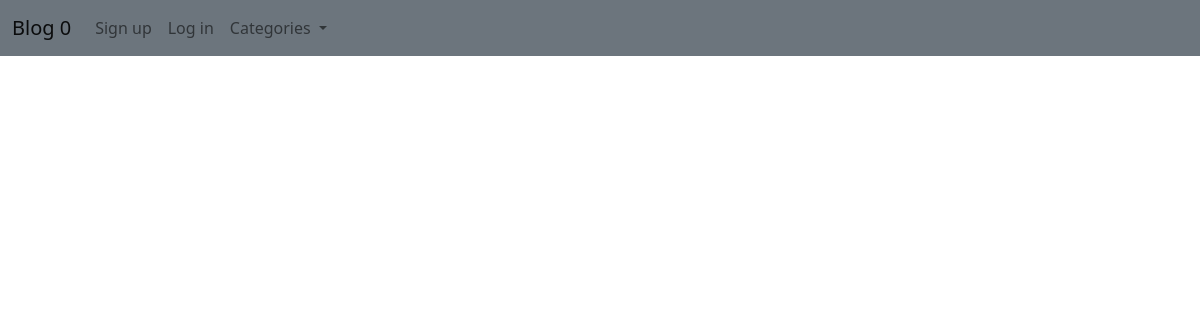
The app's page /, older data.
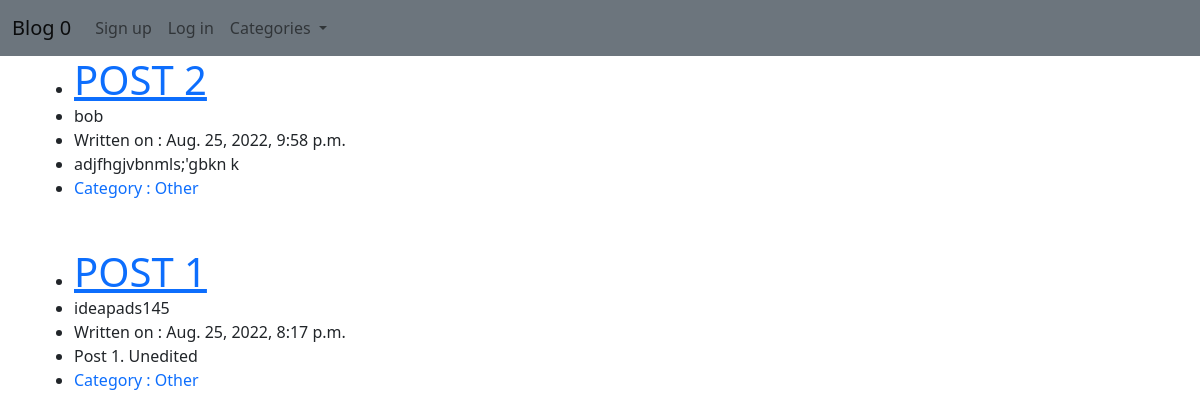
The same page, newer data.
### apps/mainblog/models.py (models this page shows, shortened)
class Post(models.Model):
    title = models.CharField(max_length=255)
    author = models.ForeignKey(User, on_delete=models.CASCADE)
    body = models.TextField()
    dateCreated = models.DateTimeField(auto_now_add=True)
    category = models.CharField(max_length=255,blank=True, null=True)
    class Meta:
        ordering = ['-dateCreated']

### apps/mainblog/views.py (the view)
# urls.py: path('',HomeView.as_view(), name = "homepage"),
class HomeView(ListView):
    model = Post
    template_name = 'homepage.html'
    def get_context_data(self, **kwargs: any) :
        category_menu = Category.objects.all()
        context = super(HomeView, self).get_context_data(**kwargs)
        context['category_menu'] = category_menu
        return context

### apps/mainblog/models.py (called while the page is built)
    def __str__(self) -> str:
        return "CATEGORY : " + self.name

### apps/mainblog/Templates/homepage.html (shortened to what this page needs)
{% extends 'base.html' %}
{% block content %}
<ul>
    {% for post in object_list %}
        <li><a href="{% url 'article_view' post.pk %}" class="h1">{{post.title}}</a></li>
        <li>{{post.author}}</li>
        <li>Written on : {{post.dateCreated}}</li>
        <li>{{post.body}}</li>
        <li><a href ="{% url 'category' post.category %}" class="text-decoration-none">Category : {{post.category}}</a></li>
        <br><br>
    {% endfor %}
</ul>
{% endblock %}

### apps/mainblog/Templates/base.html (shortened to what this page needs)
<!DOCTYPE html>
<html>
    <head>
<link href="https://cdn.jsdelivr.net/npm/bootstrap@5.2.0/dist/css/bootstrap.min.css" rel="stylesheet">
    </head>
    <body>
        <nav class="navbar navbar-expand-lg bg-secondary">
            <div class="container-fluid">
              <a class="navbar-brand" href="{% url 'homepage' %}">Blog 0</a>
              <div class="collapse navbar-collapse" id="navbarSupportedContent">
                <ul class="navbar-nav me-auto mb-2 mb-lg-0">
                  {% if request.user.is_authenticated %}
                    </li>
                    <li class="nav-item">
                      <strong class="nav-link">Logged in as : {{request.user}}</strong>
                    </li>
                    <li class="nav-item">
                      <a href="{% url 'add_post' %}" class="nav-link">Add Post</a>
                      <li class="nav-item">
                        <li class="nav-item">
                          <a href="{% url 'add_category' %}" class="nav-link">Create new category</a>
                          <li class="nav-item">
                        <a href="{% url 'logout' %}" class="nav-link">Log out</a>
                      </li>
                  {% else %}
                    <li class="nav-item">
                      <a href="{% url 'register' %}" class="nav-link">Sign up</a>
                    </li>
                    <li class="nav-item">
                      <a href="{% url 'login' %}" class="nav-link">Log in</a>
                    </li>
                  {% endif%}
                  <li class="nav-item dropdown">
                    <a class="nav-link dropdown-toggle" href="#" role="button" data-bs-toggle="dropdown" aria-expanded="false">
                      Categories
                    </a>
                </ul>
              </div>
            </div>
          </nav>
        <main class="container">
        {% block content %}
        {% endblock %}
        </main>
    </body>
</html>

Row changes from the older to the newer data that the page shows:
added Post: title "POST 2", author "bob", dateCreated "Aug. 25, 2022, 9:58 p.m.", body "adjfhgjvbnmls;'gbkn k", category "Other"
added Post: title "POST 1", author "ideapads145", dateCreated "Aug. 25, 2022, 8:17 p.m.", body "Post 1. Unedited", category "Other"
